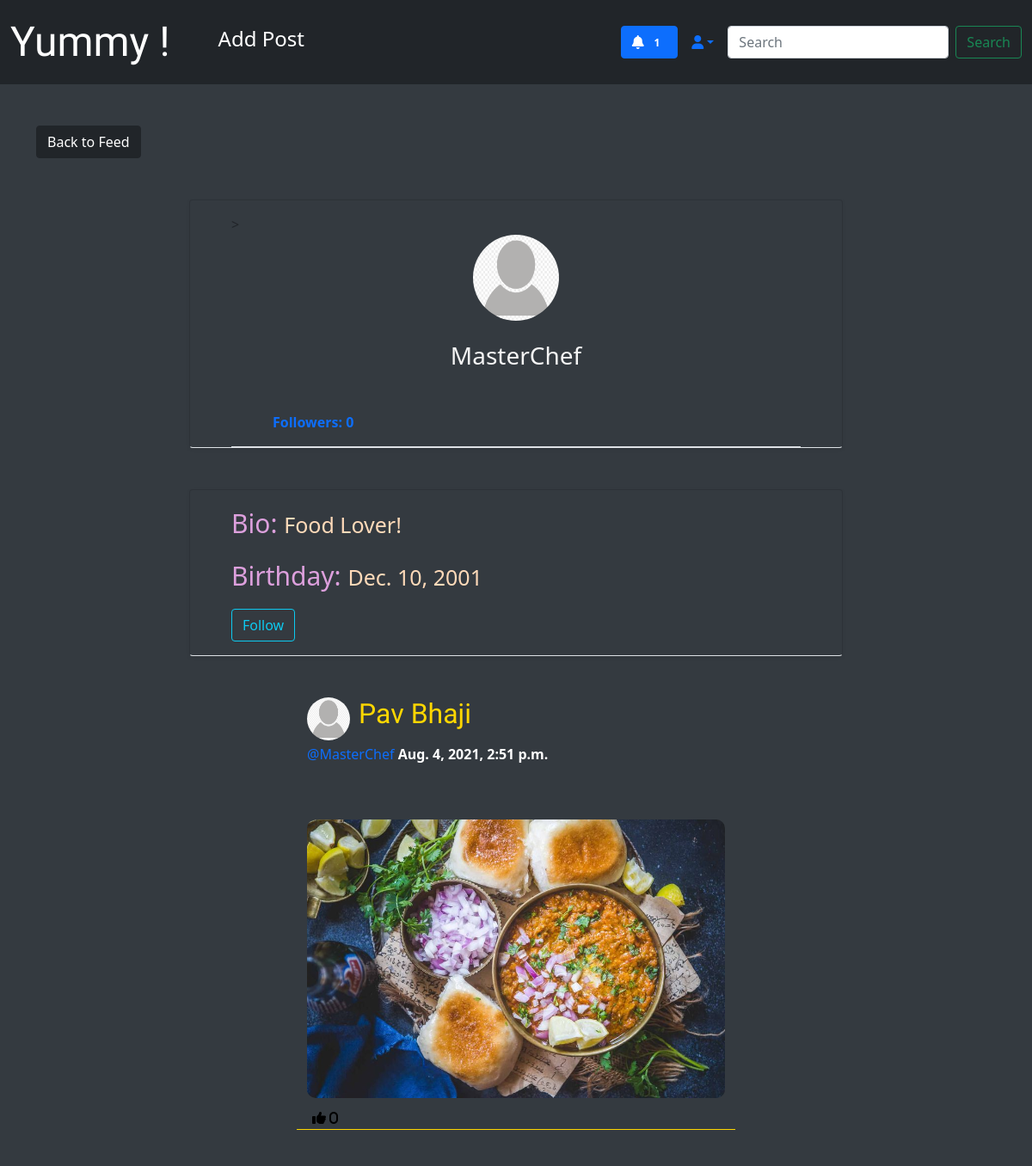
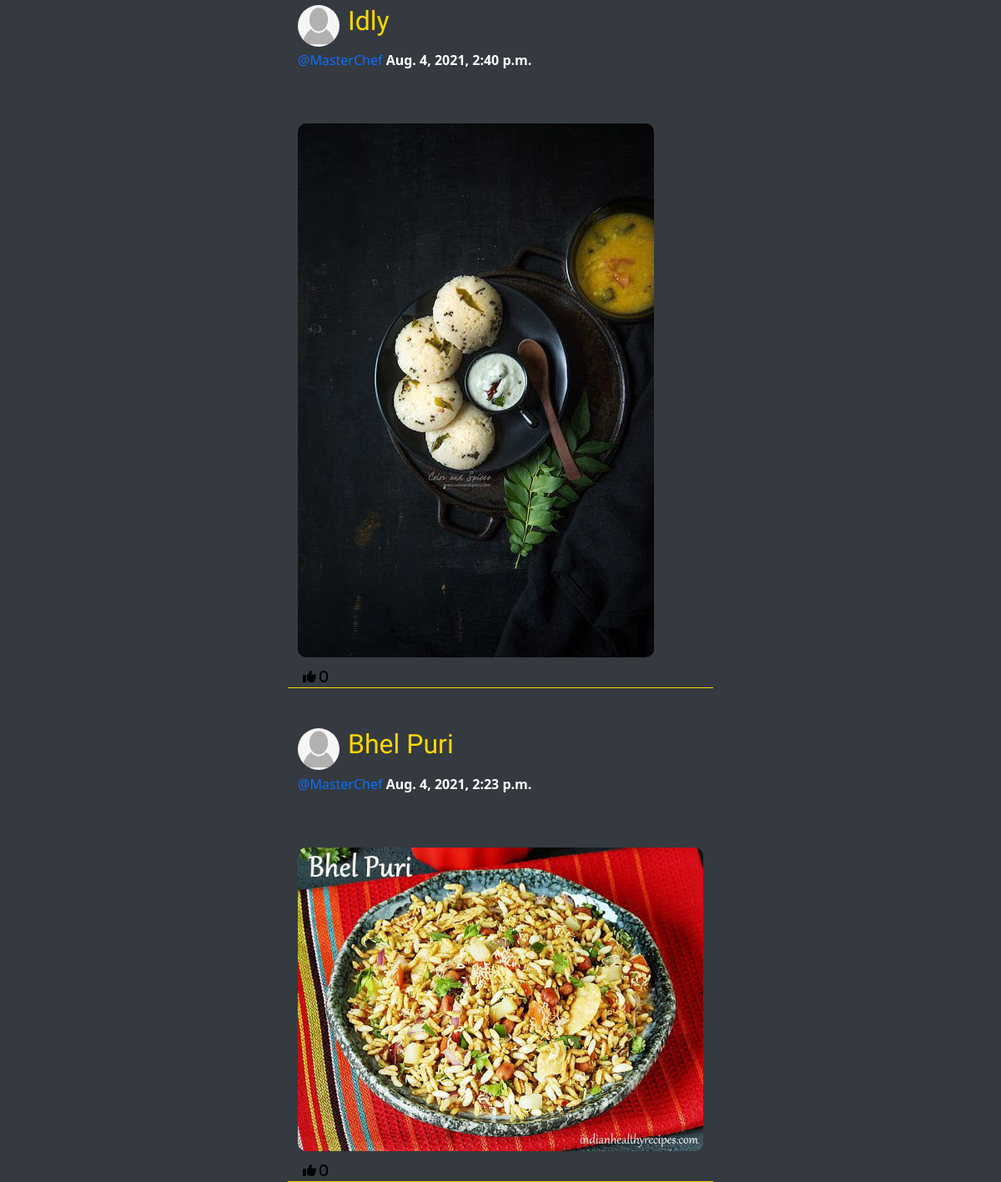
Screenshot of /social/profile/17 (signed in) with the database file from the repository (2 pictures, top to bottom).
### social/models.py (models this page shows)
class UserProfile(models.Model):
  user = models.OneToOneField(User, primary_key=True, verbose_name=("user"), on_delete=models.CASCADE)
  name = models.CharField(blank=True,null=True, max_length=50)
  bio = models.TextField(blank=True,null=True, max_length=500)
  birth_date = models.DateField(blank=True,null=True)
  picture = models.ImageField( upload_to='uploads/profile_pictures', default='uploads/profile_pictures/default.png')
  followers = models.ManyToManyField(User, blank= True, related_name='followers')

class Post(models.Model):
  Title = models.CharField(max_length=50, default="Title")
  image = models.ImageField(upload_to='uploads/post_photos', blank=True, null=True)
  Ingredients = models.TextField()
  Recipe = models.TextField()
  created_on = models.DateTimeField(default=timezone.now)
  author = models.ForeignKey(User, on_delete=models.CASCADE)
  likes = models.ManyToManyField(User, blank=True, related_name='likes')

### social/views.py (the view)
# urls.py: path('profile/<int:pk>', ProfileView.as_view(), name='profile'),
class ProfileView(View):
    def get(self, request, pk, *args, **kwargs):
        profile = UserProfile.objects.get(pk=pk)
        user = profile.user
        posts = Post.objects.filter(author=user).order_by('-created_on')
        followers = profile.followers.all()
        if len(followers) == 0:
          is_following = False
        for follower in followers:
          if follower == request.user:
            is_following = True
            break
          else:
            is_following= False
        number_of_followers = len(followers)
        context = {
            'user': user,
            'profile': profile,
            'posts': posts,
            'number_of_followers':number_of_followers,
            'is_following':is_following
        }
        return render(request, 'social/profile.html', context)

### landing/templatetags/custom_tags.py (called while the page is built)
@register.inclusion_tag('social/show_notifications.html', takes_context=True)
def show_notifications(context):
	request_user = context['request'].user
	notifications = Notification.objects.filter(to_user=request_user).exclude(user_has_seen=True).order_by('-date')
	return {'notifications': notifications}

### social/templates/social/profile.html (shortened to what this page needs)
{% extends 'landing/base.html' %}
{% block content %}
<div class="container">
    <div class="row mt-5">
        <div class="col-md-3 col-sm-6">
            <a href="{% url 'post-list' %}" class="btn btn-dark">Back to Feed</a>
        </div>
    </div>
    <div class="row justify-content-center mt-5">
        <div class="card shadow-sm col-md-8 col-sm-12 border-bottom px-5 pt-3 "style="background-color: #343a40;">>
            <div class="text-center">
                <img src="{{ profile.picture.url }}" class="rounded-circle" width="100" height="100" />
                {% if profile.name %}
                <h3 class="py-4 profile-name">{{ profile.name }}
                    <span>
                        {% if request.user == user %}
                            <a href="{% url 'profile-edit' profile.pk %}" class="edit-color"><i class="far fa-edit"></i></a>
                        {% endif %}
                    </span>
                    {% else %}
                    <h3 class="py-4 profile-name">{{ user.username }}
                    </h3>
                    {% endif %}
            </div>
            <div class="border-bottom px-5 py-3" >
                <a href="{% url 'followers-list' profile.pk %}" class="post-link"><strong>Followers: {{ number_of_followers }} </strong> </a>
            </div>
        </div>
    </div>
    <div class="row justify-content-center mt-5" style="background-color: #343a40;">
        <div class="card shadow-sm col-md-8 col-sm-12 border-bottom px-5 py-3" style="background-color: #343a40;">
            {% if profile.bio %}
            <p class="badt"><span class="bad">Bio: </span>{{ profile.bio }}</p>
            {% endif %}
            {% if profile.birth_date %}
            <p class="badt"><span class="bad">Birthday: </span> {{ profile.birth_date }}</p>
            {% endif %}
            {% if user == request.user %}
            {% else %}
            {% if is_following %}
                <form method="POST" action="{% url 'remove-follower' profile.pk %}">
                    {%  csrf_token  %}
                    <button class="btn btn-outline-danger" type="submit">Unfollow</button>
                 </form>
            {% else %}
                <form method="POST" action="{% url 'add-follower' profile.pk %}">
                    <button class="btn btn-outline-info" type="submit">Follow</button>
                </form>
            {% endif  %}
            {% endif %}
        </div>
    </div>
</div>
    {% for post in posts %}
    <div class="row justify-content-center mt-5">
        <div class="col-md-5 col-sm-12 border-edit ">
          <div>
                <img class="rounded-circle post-img" height="50" width="50" src="{{ post.author.userprofile.picture.url }}" />
                <h3 class="title-font">{{ post.Title }}</h3>
                <p class="post-text">
                    <a class="text=primary post-link" href="{% url 'profile' post.author.pk %}">
                    @{{ post.author }}</a> <span class="dateandtime">{{ post.created_on }}</span>
                </p>
            </div>
          <div class = "position-relative" >
            {% if post.image %}
              <img src="{{ post.image.url }}" class="justify-content-center mt-5 post-image " alt="">
            {% endif %}
          </div>
          <div class="d-flex flex-row">
            <form method="POST" action="{% url 'like' post.pk %}">
               <button class="remove-default-btn" type="submit">
                  <i class="fas fa-thumbs-up"> <span> {{ post.likes.all.count }} </span></i>
               </button>
            </form>
          </div>
        </div>
    </div>
    {% endfor %}
{% endblock content %}

### landing/templates/landing/base.html (shortened to what this page needs)
{% load static %}
<!doctype html>
<html lang="en">
  <head>
    <link href="https://cdn.jsdelivr.net/npm/bootstrap@5.0.2/dist/css/bootstrap.min.css" rel="stylesheet">
    <link rel="stylesheet" href="{% static 'style.css' %}">
  </head>
  <body>
    {% include 'landing/navbar.html' %}
    {% block content %}
    {% endblock content %}
  </body>
</html>

### landing/templates/landing/navbar.html (shortened to what this page needs)
{% load custom_tags %}
  <nav class="navbar navbar-expand-lg navbar-dark bg-dark ml-auto ">
    <div class="container-fluid">
      <a class="navbar-brand yummy"
        {% if user.is_authenticated %}
        href="{% url 'post-list' %}"
        {% else %}
        href="{% url 'index' %}"
        {% endif %}
      >Yummy !</a>
      <div class="collapse navbar-collapse " id="navbarTogglerDemo02">
       {% if user.is_authenticated %}
        <ul class="navbar-nav me-auto">
          <li class="nav-item ml-auto">
            <a class="nav-link active nav-design " aria-current="page" href="{% url 'add-post' %}"><h4>Add Post</h4></a>
          </li>
        </ul>
        <div class="nav-item">
          {% show_notifications %}
        </div>
        <div class = "nav-item dropdown">
          <a class="nav-link dropdown-toggle text dark" data-bs-toggle="dropdown" aria-expanded="false"><i class="fas fa-user"></i></a>
        </div>
         <form class="d-flex" method="GET" action="{% url 'profile_search' %}">
            <input class="form-control me-2" type="search" placeholder="Search" aria-label="Search" name='query' vlaue="{{ request.GET.query }}">
            <button class="btn btn-outline-success" type="submit">Search</button>
        </form>
        {% endif %}
      </div>
  </nav>

### social/templates/social/show_notifications.html (shortened to what this page needs)
<button type="button" class="btn btn-primary" onclick="showNotifications()">
  <i class="fas fa-bell"></i> <span class="badge badge-light">{{ notifications.count }}</span>
</button>
	</div>

### static/style.css (style rules this page uses)
body { background-color: #343a40; }
.post-link { text-decoration: none; }
.remove-default-btn { background-color: transparent; border: none; box-shadow: none; }
.post-text { padding-top: 0.5rem; }
.post-img { float: left; margin-right: 10px; }
.post-image { max-width:100%; height: auto; border-radius: 10px; margin-bottom: 10px; }
.dropdown { position : relative; }
.nav-design { margin-left: 2rem; }
.title-font { font-family: 'Hahmlet', serif; font-size: xx-large; color: gold; }
.border-edit { border-bottom: gold 1px solid; }
.dateandtime { color:white; font-weight: 600; }
.yummy { font-family: 'Kaushan Script', cursive; font-size: xxx-large; }
.profile-name { color: whitesmoke; }
.bad { color: plum; font-size: 30px; }
.badt { color: peachpuff; font-size: 25px; }

### rows the page displays
UserProfile: picture (placeholder picture), bio "Food Lover!", birth_date "Dec. 10, 2001"
Post: author.userprofile.picture (placeholder picture), Title "Pav Bhaji", author "MasterChef", created_on "Aug. 4, 2021, 2:51 p.m.", image (picture), likes.all.count "0"
Post: author.userprofile.picture (placeholder picture), Title "Idly", author "MasterChef", created_on "Aug. 4, 2021, 2:40 p.m.", image (picture), likes.all.count "0"
Post: author.userprofile.picture (placeholder picture), Title "Bhel Puri", author "MasterChef", created_on "Aug. 4, 2021, 2:23 p.m.", image (picture), likes.all.count "0"

### other values shown
{{ notifications.count }} "1"
{{ user.username }} "MasterChef"
{{ number_of_followers }} "0"
